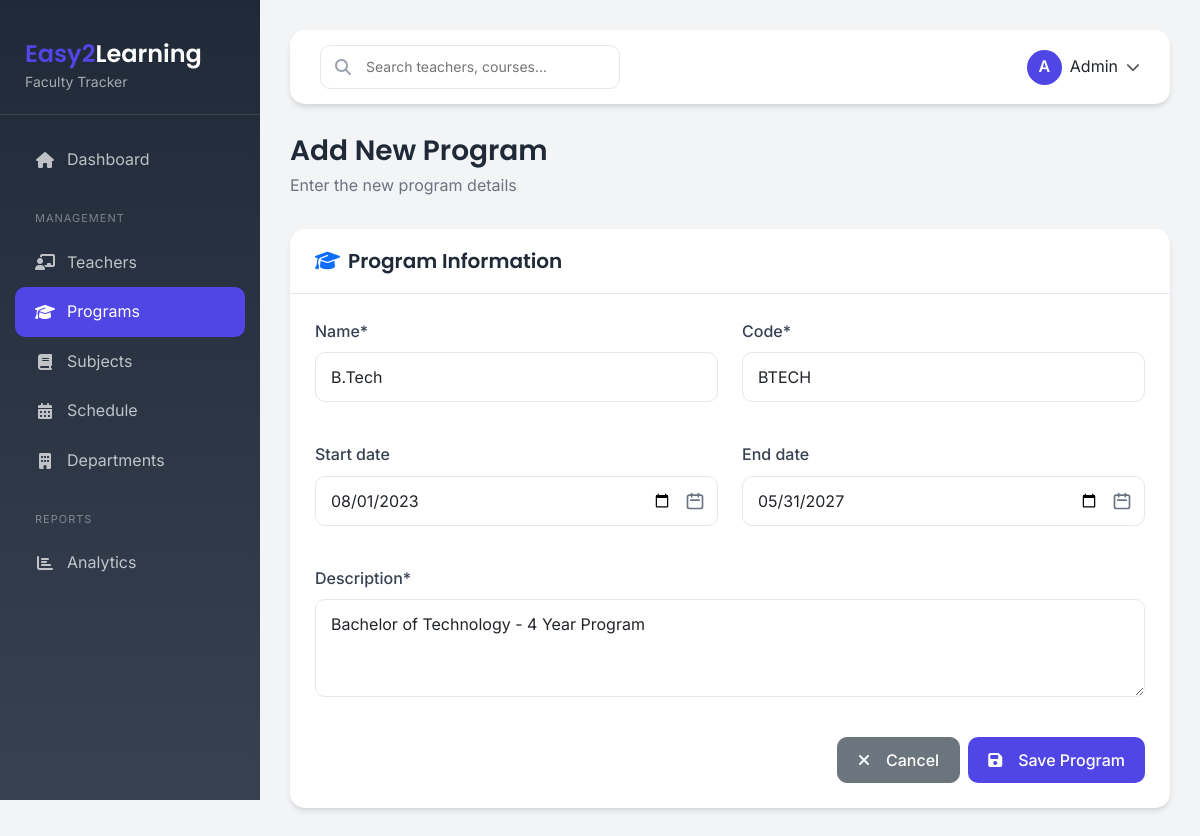
The page /programs/4/edit/ on the database its author committed.
### faculty/models.py (models this page shows, shortened)
class Program(models.Model):
    PROGRAM_TYPE_CHOICES = [
        ('jelet', 'JELET'),
        ('wbjee', 'WBJEE'),
        ('diploma', 'Diploma'),
        ('btech', 'B.Tech'),
        ('mtech', 'M.Tech'),
        ('others', 'Others'),
    ]
    DURATION_CHOICES = [
        (1, '1 Year'),
        (2, '2 Years'),
        (3, '3 Years'),
        (4, '4 Years'),
        (5, '5 Years'),
    ]
    name = models.CharField(max_length=100, unique=True)
    code = models.CharField(max_length=20, unique=True)
    program_type = models.CharField(max_length=20, choices=PROGRAM_TYPE_CHOICES)
    duration_years = models.IntegerField(choices=DURATION_CHOICES, default=4)
    start_date = models.DateField(null=True, blank=True)
    end_date = models.DateField(null=True, blank=True)
    description = models.TextField(blank=True)
    is_active = models.BooleanField(default=True)
    created_at = models.DateTimeField(auto_now_add=True)
    updated_at = models.DateTimeField(auto_now=True)
    class Meta:
        verbose_name = 'Program'
        verbose_name_plural = 'Programs'
        ordering = ['name']

### faculty/views.py (the view, shortened to what this page needs)
# urls.py: path('programs/<int:pk>/edit/', ProgramUpdateView.as_view(), name='program_edit'),
class ProgramUpdateView(UpdateView):
    model = Program
    form_class = ProgramForm
    template_name = 'faculty/program_form.html'
    success_url = reverse_lazy('faculty:program_list')

### faculty/forms.py (shortened to what this page needs)
class ProgramForm(forms.ModelForm):
    class Meta:
        model = Program
        fields = ['name', 'code', 'start_date', 'end_date', 'description']
        widgets = {
            'name': forms.TextInput(attrs={
                'class': 'form-control',
                'placeholder': 'Program name (e.g., B.Tech)'
            }),
            'code': forms.TextInput(attrs={
                'class': 'form-control',
                'placeholder': 'Program code (e.g., BTECH)'
            }),
            'start_date': forms.DateInput(attrs={
                'class': 'form-control',
                'type': 'date'
            }),
            'end_date': forms.DateInput(attrs={
                'class': 'form-control',
                'type': 'date'
            }),
            'description': forms.Textarea(attrs={
                'class': 'form-control',
                'rows': 3,
                'placeholder': 'Program description (required)'
            }),
        }
    def __init__(self, *args, **kwargs):
        super().__init__(*args, **kwargs)
        self.fields['description'].required = True

### templates/faculty/program_form.html (shortened to what this page needs)
{% extends 'base.html' %}
{% load crispy_forms_tags %}
{% block content %}
<div class="page-header">
    <h1>Add New Program</h1>
    <p>Enter the new program details</p>
</div>
<div class="content-card animate-fadeInUp">
    <div class="content-card-header">
        <h5><i class="fas fa-graduation-cap me-2 text-primary"></i>Program Information</h5>
    </div>
    <div class="content-card-body">
        <form method="POST">
            <div class="row g-4">
                <div class="col-md-6">
                    {{ form.name|as_crispy_field }}
                </div>
                <div class="col-md-6">
                    {{ form.code|as_crispy_field }}
                </div>
                <div class="col-md-6">
                    {{ form.start_date|as_crispy_field }}
                </div>
                <div class="col-md-6">
                    {{ form.end_date|as_crispy_field }}
                </div>
                <div class="col-12">
                    {{ form.description|as_crispy_field }}
                </div>
            </div>
            <div class="row mt-4">
                <div class="col-12 d-flex justify-content-end gap-2">
                    <a href="{% url 'faculty:program_list' %}" class="btn btn-secondary">
                        <i class="fas fa-times me-2"></i>Cancel
                    </a>
                    <button type="submit" class="btn btn-primary">
                        <i class="fas fa-save me-2"></i>Save Program
                    </button>
                </div>
            </div>
        </form>
    </div>
</div>
{% endblock %}

### static/faculty/css/style.css (style rules this page uses)
:root { --primary-color: #4f46e5; --primary-light: #818cf8; --primary-dark: #4338ca; --secondary-color: #6b7280; --success-color: #10b981; --warning-color: #f59e0b; --danger-color: #ef4444; --info-color: #3b82f6; --light-bg: #f3f4f6; --dark-bg: #1f2937; --card-shadow: 0 4px 6px -1px rgba(0, 0, 0, 0.1), 0 2px 4px -1px rgba(0, 0, 0, 0.06); --hover-shadow: 0 10px 15px -3px rgba(0, 0, 0, 0.1), 0 4px 6px -2px rgba(0, 0, 0, 0.05); --transition-fast: 0.15s ease; --transition-normal: 0.3s ease; --transition-slow: 0.5s ease; --border-radius: 15px; --border-radius-sm: 10px; --border-radius-lg: 20px; }
* { margin: 0; padding: 0; box-sizing: border-box; }
body { font-family: 'Inter', -apple-system, BlinkMacSystemFont, 'Segoe UI', Roboto, sans-serif; background-color: var(--light-bg); color: #1f2937; line-height: 1.6; }
h1, h2, h3, h4, h5, h6 { font-family: 'Poppins', sans-serif; font-weight: 600; color: #1f2937; }
.animate-fadeInUp { animation: fadeInUp var(--transition-normal) ease forwards; }
.content-card { background: #fff; border-radius: var(--border-radius); box-shadow: var(--card-shadow); margin-bottom: 30px; transition: all var(--transition-normal); }
.content-card-header { padding: 20px 25px; border-bottom: 1px solid #e5e7eb; display: flex; justify-content: space-between; align-items: center; }
.content-card-header h5 { margin: 0; font-weight: 600; color: #1f2937; }
.content-card-body { padding: 25px; }
.btn { padding: 10px 20px; border-radius: var(--border-radius-sm); font-weight: 500; transition: all var(--transition-normal); display: inline-flex; align-items: center; justify-content: center; gap: 8px; }
.btn-primary { background: var(--primary-color); border: none; color: #fff; }
.form-control, .form-select { border-radius: var(--border-radius-sm); border: 1px solid #e5e7eb; padding: 12px 15px; transition: all var(--transition-fast); }
.form-label { font-weight: 500; color: #374151; margin-bottom: 8px; }
.page-header { margin-bottom: 30px; animation: fadeInUp var(--transition-normal) ease; }
.page-header h1 { font-size: 28px; font-weight: 600; color: #1f2937; margin-bottom: 5px; }
.page-header p { color: var(--secondary-color); margin: 0; }

### templates/base.html (style rules this page uses)
:root { --primary-color: #4f46e5; --secondary-color: #6b7280; --success-color: #10b981; --warning-color: #f59e0b; --danger-color: #ef4444; --info-color: #3b82f6; --light-bg: #f3f4f6; --dark-bg: #1f2937; --card-shadow: 0 4px 6px -1px rgba(0, 0, 0, 0.1), 0 2px 4px -1px rgba(0, 0, 0, 0.06); --hover-shadow: 0 10px 15px -3px rgba(0, 0, 0, 0.1), 0 4px 6px -2px rgba(0, 0, 0, 0.05); }
* { margin: 0; padding: 0; box-sizing: border-box; }
body { font-family: 'Inter', sans-serif; background-color: var(--light-bg); min-height: 100vh; }
.page-header { margin-bottom: 30px; animation: fadeInUp 0.5s ease; }
.page-header h1 { font-size: 28px; font-weight: 600; color: #1f2937; margin-bottom: 5px; }
.page-header p { color: #6b7280; margin: 0; }
.content-card { background: #fff; border-radius: 15px; box-shadow: var(--card-shadow); margin-bottom: 30px; animation: fadeInUp 0.5s ease; }
.content-card-header { padding: 20px 25px; border-bottom: 1px solid #e5e7eb; display: flex; justify-content: space-between; align-items: center; }
.content-card-header h5 { margin: 0; font-weight: 600; color: #1f2937; }
.content-card-body { padding: 25px; }
.btn { padding: 10px 20px; border-radius: 10px; font-weight: 500; transition: all 0.3s ease; }
.btn-primary { background: var(--primary-color); border: none; }
.form-control, .form-select { border-radius: 10px; border: 1px solid #e5e7eb; padding: 12px 15px; transition: all 0.3s ease; }
.form-label { font-weight: 500; color: #374151; margin-bottom: 8px; }
input[type="date"] { background-position: right 12px center; background-repeat: no-repeat; background-size: 20px; padding-right: 45px; }
.animate-fadeInUp { animation: fadeInUp 0.5s ease forwards; }

### rows shown on the page
Program: name "B.Tech", code "BTECH", start_date "08/01/2023", end_date "05/31/2027", description "Bachelor of Technology - 4 Year Program"
